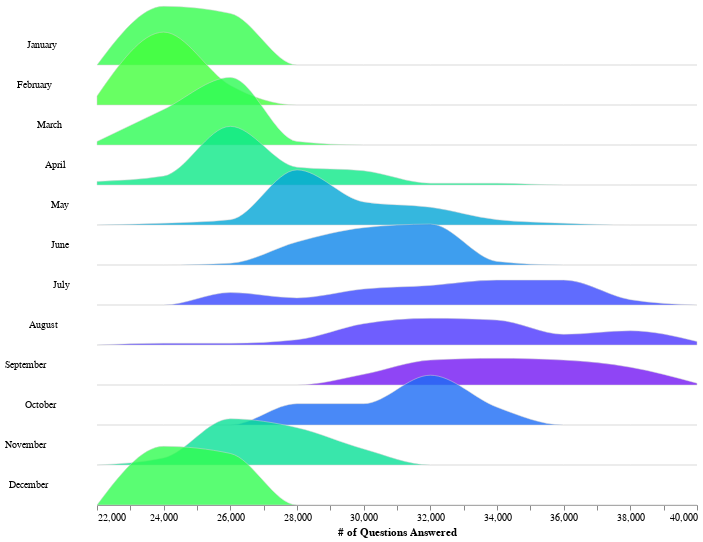

Notebook cell for this chart:
### Code cell
df.groupby('year')['month'].count()
chart_data = df[['answer_date','questions_answered']]
chart_data.columns = ['date','metric_value']
step = 40
overlap = 1
chart_width = 600
## Adjustments to chart colors
color_scheme = 'sinebow'
domain_range_first_value = 15000
domain_range_second_value = 40000
x_axis_label = '# of Questions Answered'
alt.Chart(chart_data, height=step,width=chart_width).transform_timeunit(
    Month='month(date)'
).transform_joinaggregate(
    mean_of_metric='mean(metric_value)', groupby=['Month']
).transform_bin(
    ['bin_max', 'bin_min'], 'metric_value'
).transform_aggregate(
    value='count()', groupby=['Month', 'mean_of_metric', 'bin_min', 'bin_max']
).transform_impute(
    impute='value', groupby=['Month', 'mean_of_metric'], key='bin_min', value=0
).mark_area(
    interpolate='monotone',
    fillOpacity=0.8,
    stroke='lightgray',
    strokeWidth=0.5
).encode(
    alt.X('bin_min:Q', bin='binned', title='# of Questions Answered'),
    alt.Y(
        'value:Q',
        scale=alt.Scale(range=[step, -step * overlap]),
        axis=None
    ),
    alt.Fill(
        'mean_of_metric:Q',
        legend=None,
        scale=alt.Scale(domain=[domain_range_first_value,domain_range_second_value], scheme=color_scheme)
    )
).facet(
    row=alt.Row(
        'Month:T',
        title=None,
        header=alt.Header(labelAngle=0, labelAlign='right', format='%B')
    )
).properties(
    bounds='flush'
).configure_facet(
    spacing=0
).configure_view(
    stroke=None
)

### Figure 1 — Vega-Lite specification as saved in the notebook (floating-point values rounded to 4 significant figures; data arrays with more than 128 entries replaced by an {"elided": "..."} marker saying what was removed)
{"config": {"view": {"continuousWidth": 300, "continuousHeight": 300, "stroke": null}, "facet": {"spacing": 0}}, "data": {"name": "data-0b2557fd4178f6209757ef59874b1ebf"}, "facet": {"row": {"field": "Month", "header": {"format": "%B", "labelAlign": "right", "labelAngle": 0}, "title": null, "type": "temporal"}}, "spec": {"mark": {"type": "area", "fillOpacity": 0.8, "interpolate": "monotone", "stroke": "lightgray", "strokeWidth": 0.5}, "encoding": {"fill": {"field": "mean_of_metric", "legend": null, "scale": {"domain": [15000, 40000], "scheme": "sinebow"}, "type": "quantitative"}, "x": {"bin": "binned", "field": "bin_min", "title": "# of Questions Answered", "type": "quantitative"}, "y": {"axis": null, "field": "value", "scale": {"range": [40, -40]}, "type": "quantitative"}}, "height": 40, "transform": [{"field": "date", "timeUnit": "month", "as": "Month"}, {"joinaggregate": [{"op": "mean", "field": "metric_value", "as": "mean_of_metric"}], "groupby": ["Month"]}, {"bin": true, "field": "metric_value", "as": ["bin_max", "bin_min"]}, {"aggregate": [{"op": "count", "as": "value"}], "groupby": ["Month", "mean_of_metric", "bin_min", "bin_max"]}, {"impute": "value", "key": "bin_min", "groupby": ["Month", "mean_of_metric"], "value": 0}], "width": 600}, "bounds": "flush", "$schema": "https://vega.github.io/schema/vega-lite/v5.17.0.json", "datasets": {"data-0b2557fd4178f6209757ef59874b1ebf": {"elided": "731 records"}}}
